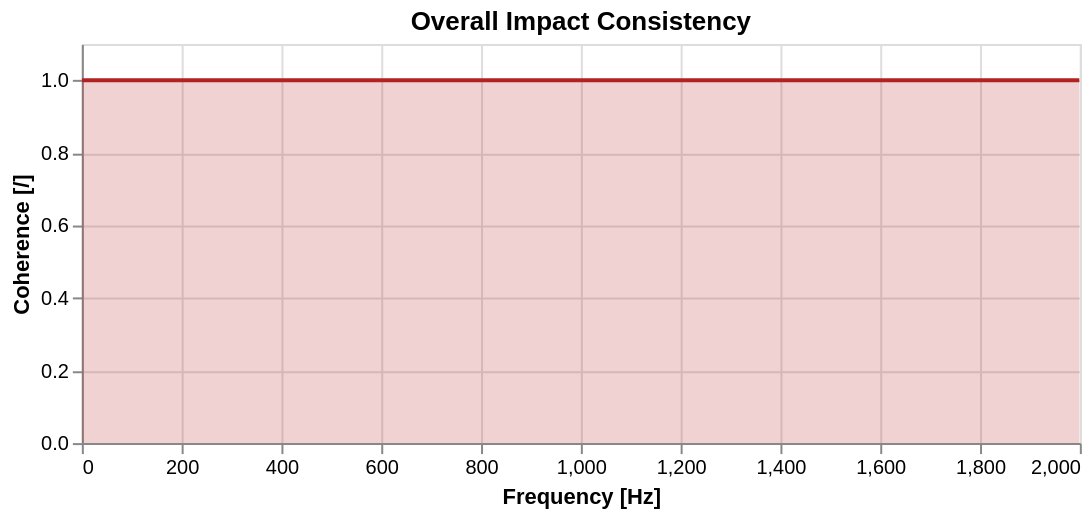

The notebook cell this image was saved under:
### Code cell
pyFBS.plot_coh(vpt.freq, vpt.overall_impact, color='firebrick', title='Overall Impact Consistency')

### Figure 1 — Vega-Lite specification as saved in the notebook (floating-point values rounded to 4 significant figures; data arrays with more than 128 entries replaced by an {"elided": "..."} marker saying what was removed)
{"config": {"view": {"continuousWidth": 400, "continuousHeight": 300}}, "data": {"name": "data-f9a9129770ebe7c18a65988494b55ae8"}, "mark": {"type": "area", "color": "out", "line": {"color": "out"}, "opacity": 0.2}, "encoding": {"color": {"value": "firebrick"}, "x": {"type": "quantitative", "axis": {"title": "Frequency [Hz]"}, "field": "f"}, "y": {"type": "quantitative", "axis": {"title": "Coherence [/]"}, "field": "coh"}}, "height": 200, "selection": {"selector004": {"type": "interval", "bind": "scales"}}, "title": "Overall Impact Consistency", "width": 500, "$schema": "https://vega.github.io/schema/vega-lite/v4.8.1.json", "datasets": {"data-f9a9129770ebe7c18a65988494b55ae8": {"elided": "2000 records"}}}
